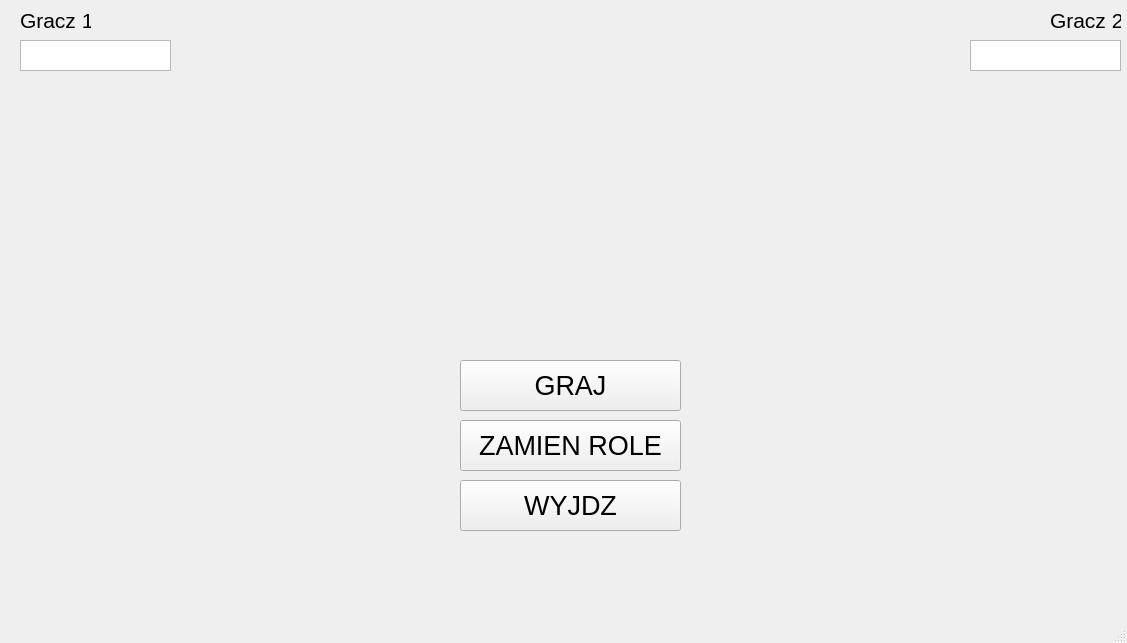
<?xml version="1.0" encoding="UTF-8"?>
<ui version="4.0">
 <class>MainWindow</class>
 <widget class="QMainWindow" name="MainWindow">
  <property name="geometry">
   <rect>
    <x>0</x>
    <y>0</y>
    <width>1127</width>
    <height>643</height>
   </rect>
  </property>
  <property name="windowTitle">
   <string>MainWindow</string>
  </property>
  <widget class="QWidget" name="centralwidget">
   <widget class="QPushButton" name="przycisk_Graj">
    <property name="enabled">
     <bool>true</bool>
    </property>
    <property name="geometry">
     <rect>
      <x>460</x>
      <y>360</y>
      <width>221</width>
      <height>51</height>
     </rect>
    </property>
    <property name="font">
     <font>
      <pointsize>20</pointsize>
     </font>
    </property>
    <property name="cursor">
     <cursorShape>ClosedHandCursor</cursorShape>
    </property>
    <property name="text">
     <string>GRAJ</string>
    </property>
   </widget>
   <widget class="QPushButton" name="przycisk_Wyjdz">
    <property name="enabled">
     <bool>true</bool>
    </property>
    <property name="geometry">
     <rect>
      <x>460</x>
      <y>480</y>
      <width>221</width>
      <height>51</height>
     </rect>
    </property>
    <property name="font">
     <font>
      <pointsize>20</pointsize>
     </font>
    </property>
    <property name="cursor">
     <cursorShape>ClosedHandCursor</cursorShape>
    </property>
    <property name="text">
     <string>WYJDZ</string>
    </property>
   </widget>
   <widget class="QLabel" name="nick_gracza1">
    <property name="geometry">
     <rect>
      <x>20</x>
      <y>0</y>
      <width>71</width>
      <height>41</height>
     </rect>
    </property>
    <property name="font">
     <font>
      <pointsize>16</pointsize>
     </font>
    </property>
    <property name="text">
     <string>Gracz 1</string>
    </property>
   </widget>
   <widget class="QLabel" name="nick_gracza2">
    <property name="geometry">
     <rect>
      <x>1050</x>
      <y>0</y>
      <width>71</width>
      <height>41</height>
     </rect>
    </property>
    <property name="font">
     <font>
      <pointsize>16</pointsize>
     </font>
    </property>
    <property name="text">
     <string>Gracz 2</string>
    </property>
   </widget>
   <widget class="QPushButton" name="przycisk_zamien_role">
    <property name="enabled">
     <bool>true</bool>
    </property>
    <property name="geometry">
     <rect>
      <x>460</x>
      <y>420</y>
      <width>221</width>
      <height>51</height>
     </rect>
    </property>
    <property name="font">
     <font>
      <pointsize>20</pointsize>
     </font>
    </property>
    <property name="cursor">
     <cursorShape>ClosedHandCursor</cursorShape>
    </property>
    <property name="text">
     <string>ZAMIEN ROLE</string>
    </property>
   </widget>
   <widget class="QTextEdit" name="input_gracz1">
    <property name="geometry">
     <rect>
      <x>20</x>
      <y>40</y>
      <width>151</width>
      <height>31</height>
     </rect>
    </property>
   </widget>
   <widget class="QTextEdit" name="input_gracz2">
    <property name="geometry">
     <rect>
      <x>970</x>
      <y>40</y>
      <width>151</width>
      <height>31</height>
     </rect>
    </property>
   </widget>
   <widget class="QLabel" name="gracz1_rola">
    <property name="enabled">
     <bool>true</bool>
    </property>
    <property name="geometry">
     <rect>
      <x>20</x>
      <y>90</y>
      <width>151</width>
      <height>51</height>
     </rect>
    </property>
    <property name="text">
     <string/>
    </property>
   </widget>
   <widget class="QLabel" name="gracz1_wygrane">
    <property name="enabled">
     <bool>true</bool>
    </property>
    <property name="geometry">
     <rect>
      <x>20</x>
      <y>160</y>
      <width>151</width>
      <height>51</height>
     </rect>
    </property>
    <property name="text">
     <string/>
    </property>
   </widget>
   <widget class="QLabel" name="gracz1_przegrane">
    <property name="enabled">
     <bool>true</bool>
    </property>
    <property name="geometry">
     <rect>
      <x>20</x>
      <y>230</y>
      <width>151</width>
      <height>51</height>
     </rect>
    </property>
    <property name="text">
     <string/>
    </property>
   </widget>
   <widget class="QLabel" name="gracz2_przegrane">
    <property name="enabled">
     <bool>true</bool>
    </property>
    <property name="geometry">
     <rect>
      <x>970</x>
      <y>220</y>
      <width>151</width>
      <height>51</height>
     </rect>
    </property>
    <property name="text">
     <string/>
    </property>
   </widget>
   <widget class="QLabel" name="gracz2_wygrane">
    <property name="enabled">
     <bool>true</bool>
    </property>
    <property name="geometry">
     <rect>
      <x>970</x>
      <y>150</y>
      <width>151</width>
      <height>51</height>
     </rect>
    </property>
    <property name="text">
     <string/>
    </property>
   </widget>
   <widget class="QLabel" name="gracz2_rola">
    <property name="enabled">
     <bool>true</bool>
    </property>
    <property name="geometry">
     <rect>
      <x>970</x>
      <y>80</y>
      <width>151</width>
      <height>51</height>
     </rect>
    </property>
    <property name="text">
     <string/>
    </property>
   </widget>
  </widget>
  <widget class="QMenuBar" name="menubar">
   <property name="geometry">
    <rect>
     <x>0</x>
     <y>0</y>
     <width>1127</width>
     <height>21</height>
    </rect>
   </property>
  </widget>
  <widget class="QStatusBar" name="statusbar"/>
 </widget>
 <resources/>
 <connections/>
</ui>
